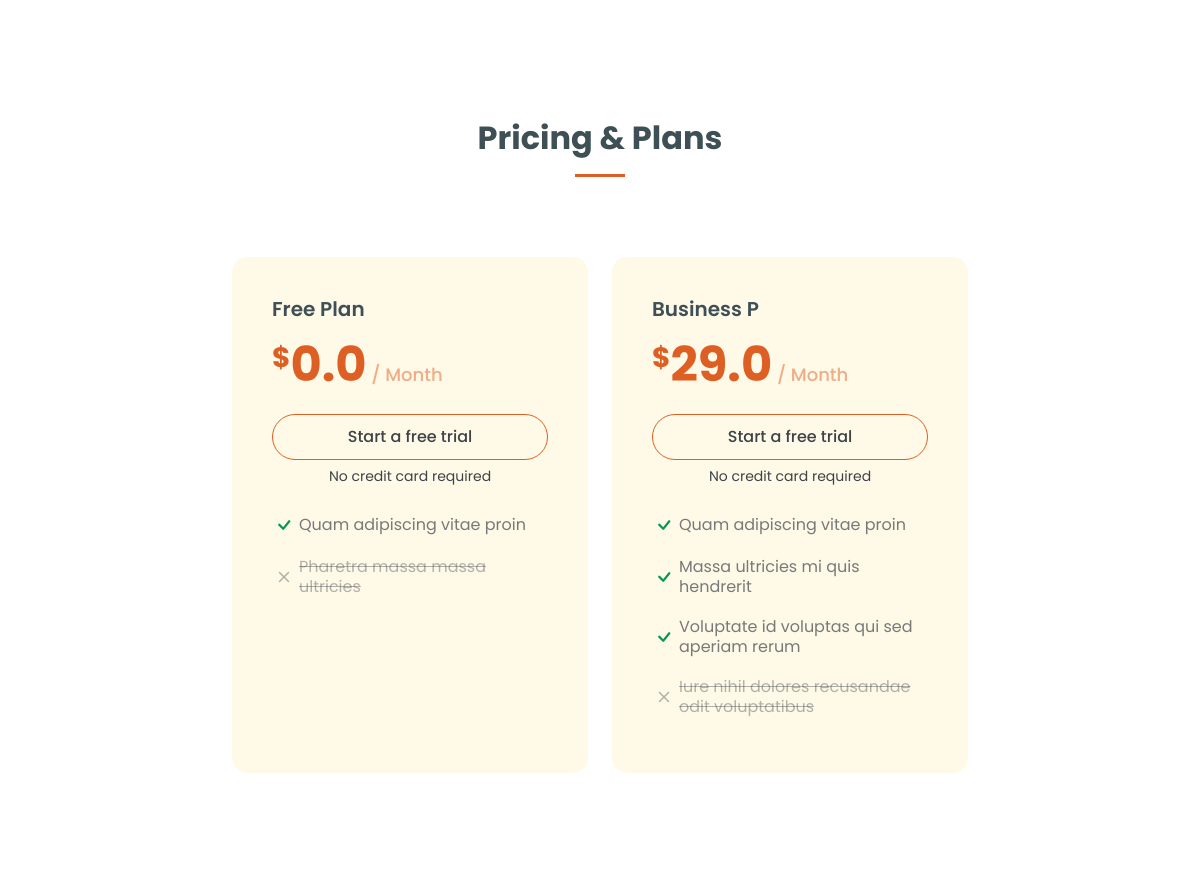
/ (middle part), run on an earlier commit of the app's database.
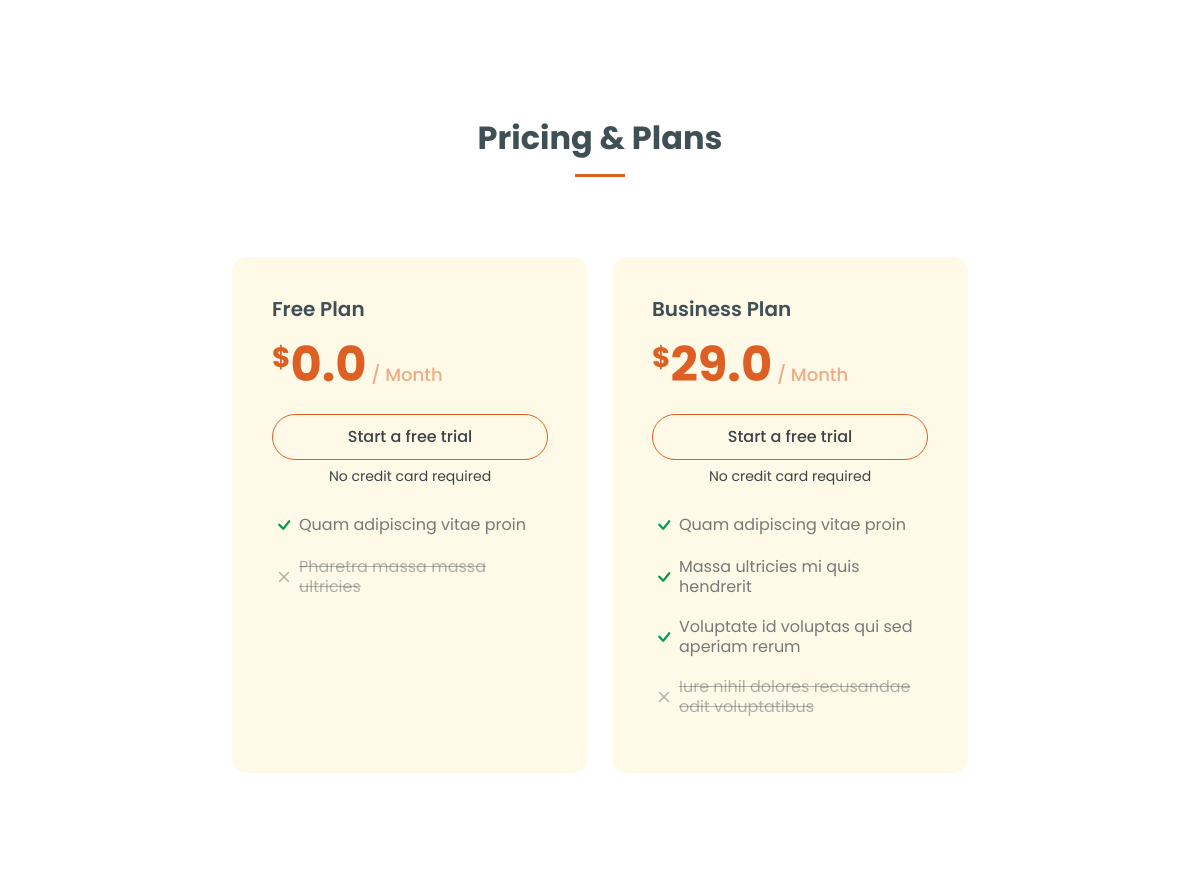
And on a later commit of the database.
### common/models.py (models this page shows, shortened)
class Plans(models.Model):
    class PeriodicityChoice(models.TextChoices):
        MONTH = 'Month',
        YEAR = 'Year'
    plan_name = models.CharField(max_length=50)
    price = models.FloatField()
    periodicity = models.CharField(max_length=20, choices=PeriodicityChoice, default=PeriodicityChoice.MONTH)

### common/views.py (the view)
# urls.py: path("", HomeView.as_view()),
class HomeView(View):
    def get(self, request):
        products = Plans.objects.all()
        questions = Questions.objects.all()
        contact = Contactinfo.objects.all().last()
        return render(request, "index.html", {"products":products, "questions":questions, "contact":contact})

### templates/index.html (shortened to what this page needs)
{% load static %}
<!DOCTYPE html>
<html lang="en">
<head>
  <link href="{% static 'vendor/bootstrap/css/bootstrap.min.css' %}" rel="stylesheet">
  <link href="{% static 'vendor/bootstrap-icons/bootstrap-icons.css' %}" rel="stylesheet">
  <link href="{% static 'vendor/aos/aos.css' %}" rel="stylesheet">
  <link href="{% static 'vendor/glightbox/css/glightbox.min.css' %}" rel="stylesheet">
  <link href="{% static 'vendor/swiper/swiper-bundle.min.css' %}" rel="stylesheet">
  <link href="{% static 'css/main.css' %}" rel="stylesheet">
</head>
<body class="index-page">
  <main class="main">
    <section id="features-details" class="features-details section">
    </section>
    <section id="plans" class="pricing section">
      <div class="container section-title" data-aos="fade-up">
        <h2>Pricing & Plans</h2>
      </div>
      <div class="container">
        <div class="row gy-4 justify-content-center">
          {% for prod in products %}
          <div class="col-lg-4" data-aos="zoom-in" data-aos-delay="100">
            <div class="pricing-item">
              <h3>{{prod.plan_name}}</h3>
              <h4><sup>$</sup>{{prod.price}}<span> / {{prod.periodicity}}</span></h4>
              <a href="#" class="cta-btn">Start a free trial</a>
              <p class="text-center small">No credit card required</p>
              <ul>
                {% for feature in prod.features.all %}
                  {% if feature.is_active %}
                      <li><i class="bi bi-check"></i> <span>{{ feature.feature_description }}</span></li>
                  {% else %}
                      <li class="na"><i class="bi bi-x"></i> <span>{{ feature.feature_description }}</span></li>
                  {% endif %}
                {% endfor %}
              </ul>
            </div>
          </div>
          {% endfor %}
        </div>
      </div>
    </section>
    <section id="Download" class="download-section">
    </section>
  </main>
</body>
</html>

What changed in the data, as far as the page shows it:
changed Plans: plan_name "Business P" → "Business Plan"
